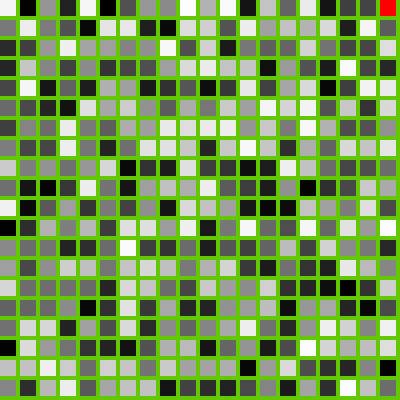
Frame 1 (no input)
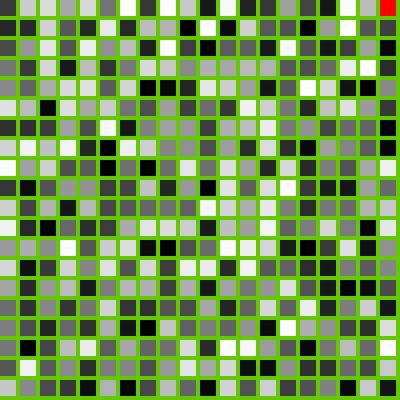
Frame 60 (the mouse pressed at the canvas centre just before this capture)
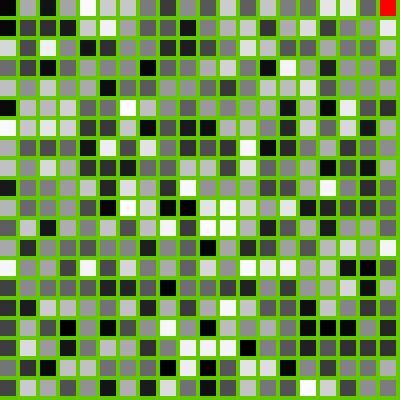
Frame 120 (the mouse held since frame 60 and released just before this capture)

The Processing sketch that drew these frames (run headless with seeded random() and noise(); from frame 60 on, the mouse is pressed at the canvas centre):

// Processing sketch: arrays_biDimensional
// ── arrays_biDimensional.pde
int nFilas = 20;
int nColumnas = 20;
float porte = 20;

float myNumber [] [] = new float [nColumnas] [nFilas]; //misma sintaxis pero 2 brackets

void setup() {
  size (400, 400);

  for (int i=0; i<nColumnas; i++) {
    for (int j=0; j<nFilas; j++) {
      myNumber [i] [j] = random(255);
    }
  }

  for (int i=0; i<nColumnas; i++) {
    for (int j=0; j<nFilas; j++) {
      println("i=" + i + " j= " + j + "   "  + myNumber[i][j]);
    }
  }
}

void draw() {
  background(100, 200, 0);
  noStroke();

  for (int i=0; i<nColumnas; i++) {
    for (int j=0; j<nFilas; j++) {
      myNumber[i][j] = random(255);
    }
  }


  for (int i=0; i<nColumnas; i++) {
    for (int j=0; j<nFilas; j++) {

      if (i==nColumnas-1 && j==0) {
        fill(255, 0, 0);
      } else {
        fill(myNumber[i][j]);
      }
      rect(porte*i, porte*j, 16, 16);
    }
  }
}
